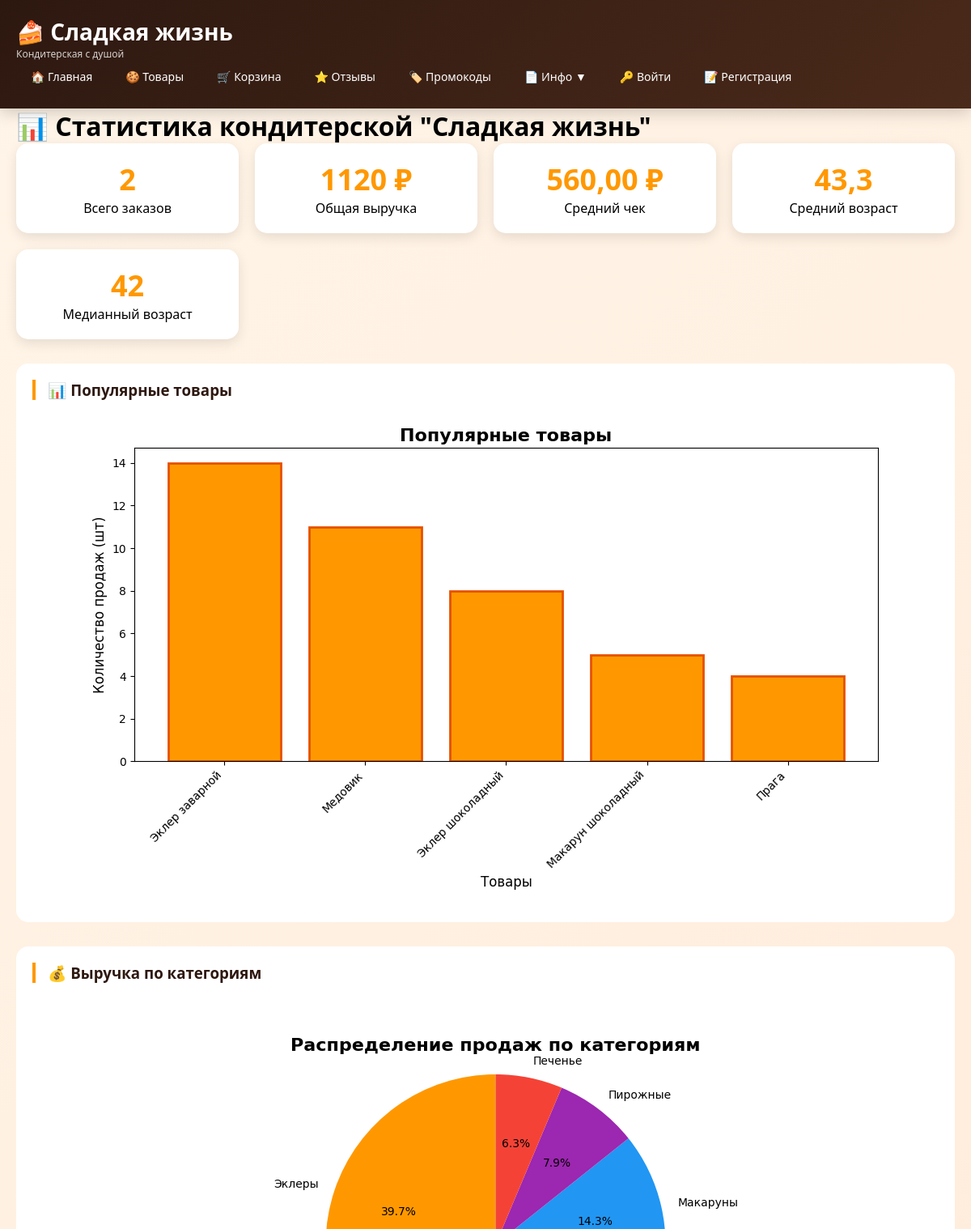
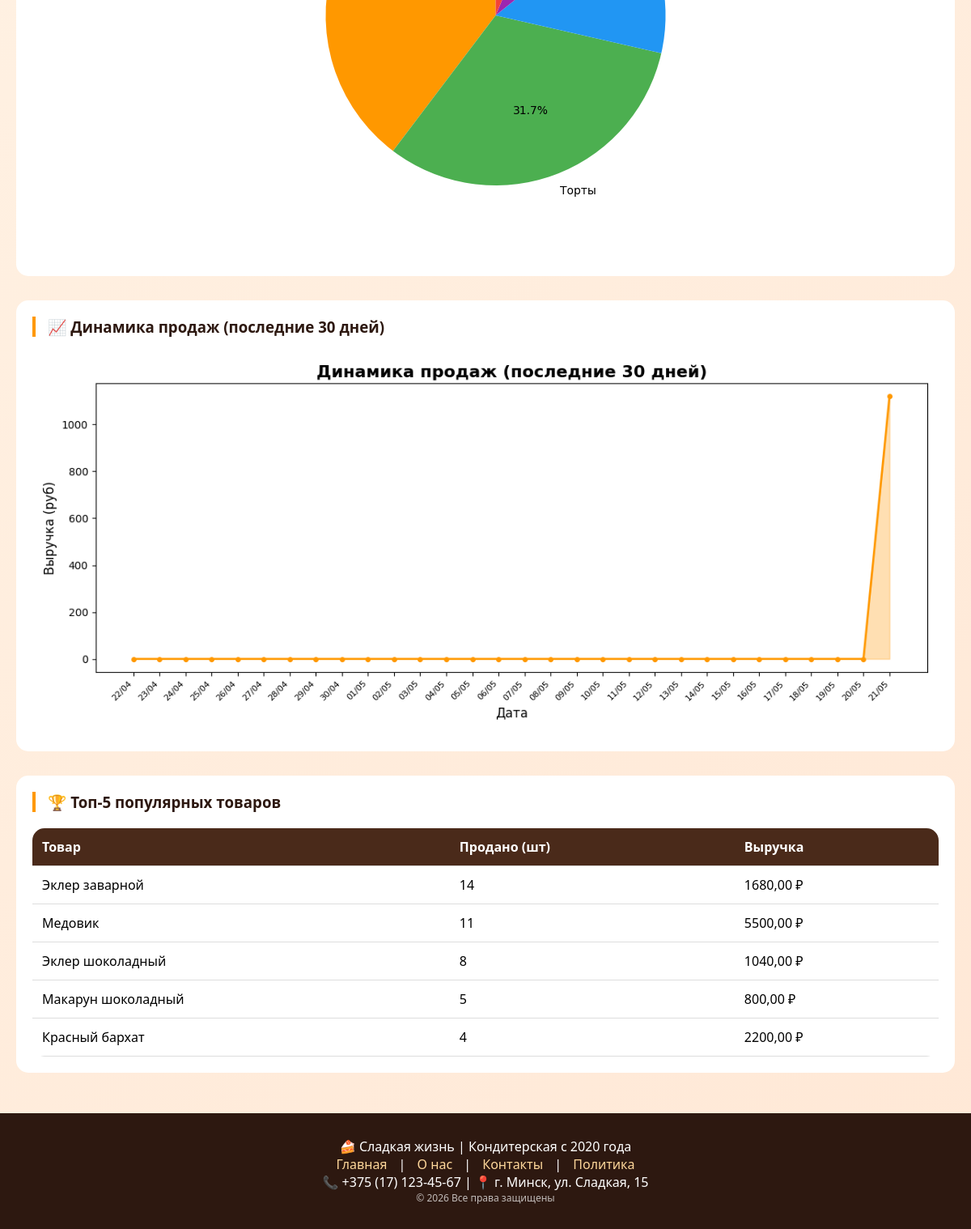
Page /statistics/ on the committed database (2 pictures, top to bottom).
### shop/models.py (models this page shows, shortened)
class Product(models.Model):
    UNIT_CHOICES = [
        ('pcs', 'штуки'),
        ('kg', 'килограммы'),
        ('g', 'граммы'),
    ]
    name = models.CharField(max_length=100)
    category = models.ForeignKey(Category, on_delete=models.CASCADE, related_name='products')
    unit = models.CharField(max_length=3, choices=UNIT_CHOICES, default='pcs')
    price = models.DecimalField(max_digits=10, decimal_places=2, validators=[MinValueValidator(0)])
    description = models.TextField()
    image = models.ImageField(upload_to='products/', null=True, blank=True)
    is_available = models.BooleanField(default=True)
    created_at = models.DateTimeField(auto_now_add=True)
    updated_at = models.DateTimeField(auto_now=True)
    ingredients = models.ManyToManyField('Ingredient', through='ProductIngredient')

### shop/views.py (the view)
# urls.py: re_path(r'^statistics/$', views.statistics, name='statistics'),
def statistics(request):
    total_sales = Order.objects.filter(status='completed').aggregate(
        total=Sum('total_amount'),
        count=Count('id'),
        avg=Avg('total_amount')
    )
    from django.db.models import F
    popular_products = OrderItem.objects.values('product__name', 'product__id').annotate(
        total_quantity=Sum('quantity'),
        total_revenue=Sum(F('quantity') * F('price_at_time'))
    ).order_by('-total_quantity')[:5]
    category_sales = Product.objects.values('category__name').annotate(
        total_sold=Sum('orderitem__quantity'),
        revenue=Sum(F('orderitem__quantity') * F('orderitem__price_at_time'))
    ).order_by('-revenue')
    category_sales_list = list(category_sales)
    total_revenue_sum = sum(float(cat['revenue'] or 0) for cat in category_sales_list)
    for cat in category_sales_list:
        cat['revenue'] = float(cat['revenue'] or 0)
        cat['percentage'] = round((cat['revenue'] / total_revenue_sum * 100), 1) if total_revenue_sum > 0 else 0
    clients = Client.objects.all()
    ages = [c.age() for c in clients if c.age()]
    avg_age = sum(ages) / len(ages) if ages else 0
    ages.sort()
    median_age = ages[len(ages)//2] if ages else 0
    popular_chart = generate_popular_products_chart(request)
    category_chart = generate_category_sales_chart(request)
    trend_chart = generate_sales_trend_chart(request)
    context = {
        'total_sales': total_sales,
        'popular_products': popular_products,
        'category_sales': category_sales_list,
        'avg_client_age': round(avg_age, 1),
        'median_client_age': median_age,
        'popular_chart': popular_chart,
        'category_chart': category_chart,
        'trend_chart': trend_chart,
    }
    return render(request, 'shop/statistics.html', context)

### shop/models.py (called while the page is built)
    def age(self):
        today = date.today()
        return today.year - self.date_of_birth.year - (
            (today.month, today.day) < (self.date_of_birth.month, self.date_of_birth.day)
        )

### shop/templates/shop/statistics.html (shortened to what this page needs)
{% extends 'shop/base.html' %}
{% block content %}
<h1>📊 Статистика кондитерской "Сладкая жизнь"</h1>
<div class="stats-grid">
    <div class="stat-card">
        <div class="stat-number">{{ total_sales.count|default:"0" }}</div>
        <div>Всего заказов</div>
    </div>
    <div class="stat-card">
        <div class="stat-number">{{ total_sales.total|default:"0"|floatformat:0 }} ₽</div>
        <div>Общая выручка</div>
    </div>
    <div class="stat-card">
        <div class="stat-number">{{ total_sales.avg|default:"0"|floatformat:2 }} ₽</div>
        <div>Средний чек</div>
    </div>
    <div class="stat-card">
        <div class="stat-number">{{ avg_client_age|default:"0" }}</div>
        <div>Средний возраст</div>
    </div>
    <div class="stat-card">
        <div class="stat-number">{{ median_client_age|default:"0" }}</div>
        <div>Медианный возраст</div>
    </div>
</div>
<div class="chart-container">
    <h3>📊 Популярные товары</h3>
    <img alt="Популярные товары">
</div>
<div class="chart-container">
    <h3>💰 Выручка по категориям</h3>
    <img alt="Продажи по категориям">
</div>
<div class="chart-container">
    <h3>📈 Динамика продаж (последние 30 дней)</h3>
    <img alt="Динамика продаж">
</div>
<div class="chart-container">
    <h3>🏆 Топ-5 популярных товаров</h3>
    <table>
        <thead><tr><th>Товар</th><th>Продано (шт)</th><th>Выручка</th></tr></thead>
        <tbody>
            {% for item in popular_products %}
            <tr><td>{{ item.product__name }}</td><td>{{ item.total_quantity|default:0 }}</td><td>{{ item.total_revenue|default:0|floatformat:2 }} ₽</td></tr>
            {% empty %}<tr><td colspan="3">Нет данных</td></tr>{% endfor %}
        </tbody>
    </table>
</div>
{% endblock %}

### shop/templates/shop/base.html (shortened to what this page needs)
<!DOCTYPE html>
<html lang="ru">
<head>
</head>
<body>
    <div class="header">
        <div class="container">
            <div class="header-content">
                <div class="logo">
                    <h1>🍰 Сладкая жизнь</h1>
                    <p>Кондитерская с душой</p>
                </div>
                <div class="main-nav">
                    <ul>
                        <li><a href="{% url 'home' %}">🏠 Главная</a></li>
                        <li><a href="{% url 'products' %}">🍪 Товары</a></li>
                        <li><a href="{% url 'cart_view' %}">🛒 Корзина</a></li>
                        <li><a href="{% url 'reviews' %}">⭐ Отзывы</a></li>
                        <li><a href="{% url 'promocodes' %}">🏷️ Промокоды</a></li>
                        <li class="dropdown">
                            <a href="#">📄 Инфо ▼</a>
                        </li>
                        {% if user.is_authenticated %}
                        <li>
                            <form action="{% url 'logout' %}" method="post" class="logout-form">
                                {% csrf_token %}
                                <button type="submit" class="logout-btn">🚪 Выйти ({{ user.username }})</button>
                            </form>
                        </li>
                        {% else %}
                        <li><a href="{% url 'login' %}">🔑 Войти</a></li>
                        <li><a href="{% url 'register' %}">📝 Регистрация</a></li>
                        {% endif %}
                    </ul>
                </div>
            </div>
        </div>
    </div>
    <div class="container">
        {% block content %}
        {% endblock %}
    </div>
    <div class="footer">
        <div class="container">
            <p>🍰 Сладкая жизнь | Кондитерская с 2020 года</p>
            <p>
                <a href="{% url 'home' %}">Главная</a> |
                <a href="{% url 'about' %}">О нас</a> |
                <a href="{% url 'contacts' %}">Контакты</a> |
                <a href="{% url 'privacy_policy' %}">Политика</a>
            </p>
            <p>📞 +375 (17) 123-45-67 | 📍 г. Минск, ул. Сладкая, 15</p>
            <p style="font-size: 12px; opacity: 0.7;">© 2026 Все права защищены</p>
        </div>
    </div>
</body>
</html>

### shop/templates/shop/base.html (style rules this page uses)
* { margin: 0; padding: 0; box-sizing: border-box; }
body { font-family: 'Segoe UI', Tahoma, Geneva, Verdana, sans-serif; background: linear-gradient(135deg, #fff5e8 0%, #ffe8d6 100%); min-height: 100vh; }
.header { background: linear-gradient(135deg, #2d1810 0%, #4a2a1a 100%); color: white; padding: 20px 0; box-shadow: 0 4px 20px rgba(0,0,0,0.2); position: sticky; top: 0; z-index: 1000; }
.container { max-width: 1200px; margin: 0 auto; padding: 0 20px; }
.header-content { display: flex; justify-content: space-between; align-items: center; flex-wrap: wrap; }
.logo h1 { font-size: 28px; font-weight: bold; }
.logo p { font-size: 12px; opacity: 0.8; }
.main-nav ul { display: flex; list-style: none; gap: 5px; flex-wrap: wrap; }
.main-nav li { position: relative; }
.main-nav a { color: white; text-decoration: none; padding: 10px 18px; display: block; border-radius: 25px; transition: all 0.3s ease; font-size: 14px; font-weight: 500; }
.footer { background: #2d1810; color: white; padding: 30px 0; margin-top: 50px; text-align: center; }
.footer a { color: #ffd89b; text-decoration: none; margin: 0 10px; }

### shop/templates/shop/statistics.html (style rules this page uses)
.stats-grid { display: grid; grid-template-columns: repeat(auto-fit, minmax(250px, 1fr)); gap: 20px; margin-bottom: 30px; }
.stat-card { background: white; border-radius: 15px; padding: 20px; text-align: center; box-shadow: 0 5px 15px rgba(0,0,0,0.1); }
.stat-number { font-size: 36px; font-weight: bold; color: #ff9800; }
.chart-container { background: white; border-radius: 15px; padding: 20px; margin-bottom: 30px; text-align: center; }
.chart-container img { max-width: 100%; height: auto; border-radius: 10px; }
.chart-container h3 { color: #2d1810; margin-bottom: 20px; border-left: 4px solid #ff9800; padding-left: 15px; text-align: left; }
table { width: 100%; border-collapse: collapse; background: white; border-radius: 15px; overflow: hidden; }
th, td { padding: 12px; text-align: left; border-bottom: 1px solid #ddd; }
th { background: #4a2a1a; color: white; }

### rows in the picture
Product: product__name "Эклер заварной", total_quantity "14", total_revenue "1680,00"
Product: product__name "Медовик", total_quantity "11", total_revenue "5500,00"
Product: product__name "Эклер шоколадный", total_quantity "8", total_revenue "1040,00"
Product: product__name "Макарун шоколадный", total_quantity "5", total_revenue "800,00"
Product: product__name "Красный бархат", total_quantity "4", total_revenue "2200,00"

### other values in the picture
{{ total_sales.count|default:"0" }} "2"
{{ total_sales.total|default:"0"|floatformat:0 }} "1120"
{{ total_sales.avg|default:"0"|floatformat:2 }} "560,00"
{{ avg_client_age|default:"0" }} "43,3"
{{ median_client_age|default:"0" }} "42"
